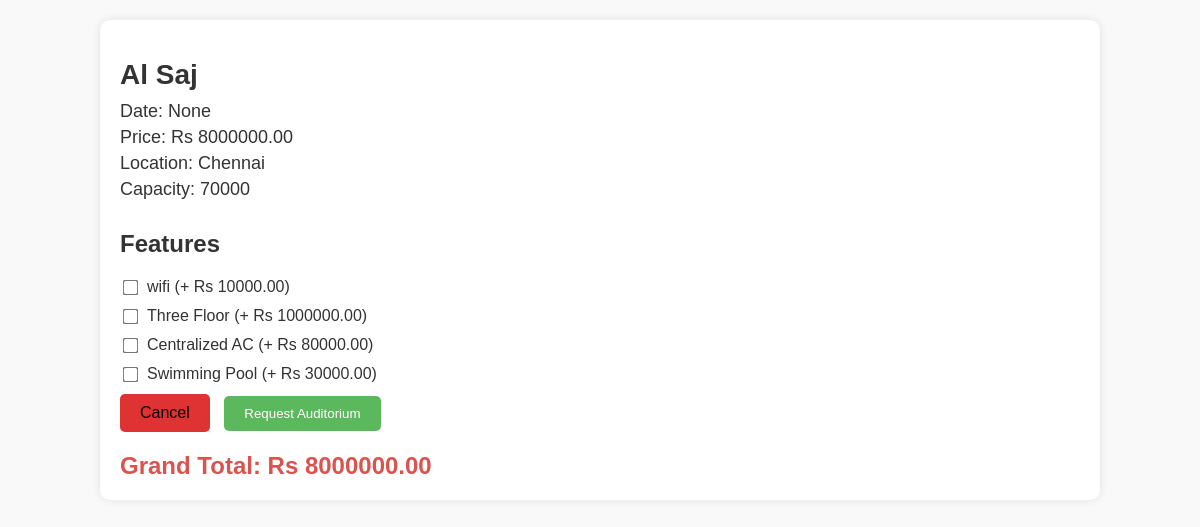
The page /auditorium/5/details/ (signed in) on the database its author committed.
### auditorium/models.py (models this page shows, shortened)
class Auditorium(models.Model):
    user = models.ForeignKey(User, on_delete=models.CASCADE)
    location = models.CharField(max_length=255)
    capacity = models.IntegerField()
    features = models.ManyToManyField('Feature', related_name='auditoriums', blank=True)
    price = models.DecimalField(max_digits=10, decimal_places=2)
    images = models.ImageField(upload_to='auditorium_images/', blank=True, default='../static/images/blue_mac2.jpg')
    approved = models.BooleanField(default=False)  # Ensure this field exists

class User(AbstractBaseUser, PermissionsMixin):
    username = models.CharField(max_length=150, unique=True)
    email = models.EmailField(unique=True)
    role = models.CharField(max_length=50, blank=True, null=True)
    is_staff = models.BooleanField(default=False)
    is_active = models.BooleanField(default=True)
    groups = models.ManyToManyField(Group, related_name='custom_user_groups')
    user_permissions = models.ManyToManyField(Permission, related_name='custom_user_permissions')
    objects = CustomUserManager()
    USERNAME_FIELD = 'email'
    REQUIRED_FIELDS = ['username']

class Feature(models.Model):
    name = models.CharField(max_length=255)
    amount = models.DecimalField(max_digits=10, decimal_places=2)
    auditorium = models.ForeignKey(Auditorium, related_name='auditorium_features', on_delete=models.CASCADE)

### auditorium/views.py (the view, shortened to what this page needs)
# urls.py: path('auditorium/<int:auditorium_id>/details/', views.auditorium_details, name='auditorium_details'),
@login_required
def auditorium_details(request, auditorium_id):
    auditorium = get_object_or_404(Auditorium, id=auditorium_id)
    features = auditorium.auditorium_features.all()
    date = request.GET.get('date')  # Fetch the date from URL query parameters
    context = {
        'auditorium': auditorium,
        'features': features,
        'date': date
    }
    return render(request, 'auditorium_details.html', context)

### auditorium/templates/auditorium_details.html (shortened to what this page needs)
<!DOCTYPE html>
<html lang="en">
<head>
</head>
<body>
    <div class="container">
        <h1>{{ auditorium.user.username }}</h1>
        <p>Date: <span id="selected-date">{{ date }}</span></p>
        <p>Price: Rs <span id="base-price">{{ auditorium.price }}</span></p>
        <p>Location: {{ auditorium.location }}</p>
        <p>Capacity: {{ auditorium.capacity }}</p>
        <form method="POST" action="{% url 'auditorium_details' auditorium.id %}">
            <div class="btn-container">
                <h2>Features</h2>
                <div id="features">
                    {% for feature in features %}
                    <div class="feature-checkbox" >
                        <input type="checkbox" id="feature-{{ feature.id }}" data-amount="{{ feature.amount }}" name="features" value="{{ feature.id }}">
                        <label for="feature-{{ feature.id }}">{{ feature.name }} (+ Rs {{ feature.amount }})</label>
                    </div>
                    {% endfor %}
                </div>
                <a class="back-btn" href="{% url 'user_index' %}">Cancel</a>
                <button type="submit" class="request-btn">Request Auditorium</button>
            </div>
        </form>
        <div class="final-price">
            Grand Total: Rs <span id="final-price">{{ auditorium.price }}</span>
        </div>
    </div>
</body>
</html>

### auditorium/templates/auditorium_details.html (style rules this page uses)
body { font-family: Arial, sans-serif; margin: 0; padding: 0; background-color: #f9f9f9; color: #333; }
.container { width: 80%; margin: 20px auto; background-color: #fff; padding: 20px; border-radius: 10px; box-shadow: 0 0 10px rgba(0, 0, 0, 0.1); }
h1 { font-size: 28px; margin-bottom: 10px; }
h2 { font-size: 24px; margin-top: 30px; }
p { font-size: 18px; margin: 5px 0; }
.feature-checkbox { margin: 10px 0; display: flex; align-items: center; }
.feature-checkbox input { margin-right: 10px; transform: scale(1.2); }
.final-price { font-weight: bold; font-size: 24px; margin-top: 20px; color: #d9534f; }
.btn-container { margin-top: 20px; }
.back-btn { display: inline-block; background: #df3232; color: #000000; padding: 10px 20px; text-decoration: none; border: none; border-radius: 5px; cursor: pointer; margin-right: 10px; }
.request-btn { display: inline-block; background: #5cb85c; color: #fff; padding: 10px 20px; text-decoration: none; border: none; border-radius: 5px; cursor: pointer; }

### rows shown on the page
Auditorium: user.username "Al Saj", price "8000000.00", location "Chennai", capacity "70000"
Feature: name "wifi", amount "10000.00"
Feature: name "Three Floor", amount "1000000.00"
Feature: name "Centralized AC", amount "80000.00"
Feature: name "Swimming Pool", amount "30000.00"

### other values the page prints
{{ date }} "None"
